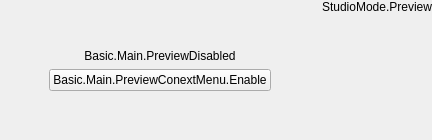
  <widget class="QWidget" name="centralwidget">
   <layout class="QVBoxLayout" name="verticalLayout">
    <property name="spacing">
     <number>0</number>
    </property>
    <property name="leftMargin">
     <number>0</number>
    </property>
    <property name="topMargin">
     <number>0</number>
    </property>
    <property name="rightMargin">
     <number>0</number>
    </property>
    <property name="bottomMargin">
     <number>0</number>
    </property>
    <item>
     <layout class="QHBoxLayout" name="horizontalLayout_2">
      <item>
       <layout class="QHBoxLayout" name="previewLayout">
        <property name="spacing">
         <number>2</number>
        </property>
        <item>
         <widget class="QWidget" name="previewDisabledWidget" native="true">
          <property name="sizePolicy">
           <sizepolicy hsizetype="Expanding" vsizetype="Expanding">
            <horstretch>0</horstretch>
            <verstretch>0</verstretch>
           </sizepolicy>
          </property>
          <layout class="QVBoxLayout" name="verticalLayout_7">
           <item>
            <spacer name="verticalSpacer_2">
             <property name="orientation">
              <enum>Qt::Vertical</enum>
             </property>
             <property name="sizeHint" stdset="0">
              <size>
               <width>20</width>
               <height>40</height>
              </size>
             </property>
            </spacer>
           </item>
           <item>
            <widget class="QLabel" name="label">
             <property name="sizePolicy">
              <sizepolicy hsizetype="Preferred" vsizetype="Preferred">
               <horstretch>0</horstretch>
               <verstretch>0</verstretch>
              </sizepolicy>
             </property>
             <property name="text">
              <string>Basic.Main.PreviewDisabled</string>
             </property>
             <property name="alignment">
              <set>Qt::AlignCenter</set>
             </property>
            </widget>
           </item>
           <item>
            <layout class="QHBoxLayout" name="horizontalLayout">
             <item>
              <spacer name="horizontalSpacer_2">
               <property name="orientation">
                <enum>Qt::Horizontal</enum>
               </property>
               <property name="sizeHint" stdset="0">
                <size>
                 <width>40</width>
                 <height>20</height>
                </size>
               </property>
              </spacer>
             </item>
             <item>
              <widget class="QPushButton" name="enablePreviewButton">
               <property name="text">
                <string>Basic.Main.PreviewConextMenu.Enable</string>
               </property>
              </widget>
             </item>
             <item>
              <spacer name="horizontalSpacer_3">
               <property name="orientation">
                <enum>Qt::Horizontal</enum>
               </property>
               <property name="sizeHint" stdset="0">
                <size>
                 <width>40</width>
                 <height>20</height>
                </size>
               </property>
              </spacer>
             </item>
            </layout>
           </item>
           <item>
            <spacer name="verticalSpacer_3">
             <property name="orientation">
              <enum>Qt::Vertical</enum>
             </property>
             <property name="sizeHint" stdset="0">
              <size>
               <width>20</width>
               <height>40</height>
              </size>
             </property>
            </spacer>
           </item>
          </layout>
         </widget>
        </item>
        <item>
         <layout class="QVBoxLayout" name="previewTextLayout">
          <property name="spacing">
           <number>0</number>
          </property>
          <item>
           <widget class="QLabel" name="previewLabel">
            <property name="text">
             <string>StudioMode.Preview</string>
            </property>
            <property name="alignment">
             <set>Qt::AlignBottom|Qt::AlignHCenter</set>
            </property>
           </widget>
          </item>
          <item>
           <widget class="OBSBasicPreview" name="preview" native="true">
            <property name="sizePolicy">
             <sizepolicy hsizetype="Expanding" vsizetype="Expanding">
              <horstretch>0</horstretch>
              <verstretch>0</verstretch>
             </sizepolicy>
            </property>
            <property name="minimumSize">
             <size>
              <width>32</width>
              <height>32</height>
             </size>
            </property>
            <property name="focusPolicy">
             <enum>Qt::ClickFocus</enum>
            </property>
            <property name="contextMenuPolicy">
             <enum>Qt::CustomContextMenu</enum>
            </property>
            <addaction name="actionRemoveSource"/>
           </widget>
          </item>
         </layout>
        </item>
       </layout>
      </item>
     </layout>
    </item>
   </layout>
  </widget>
